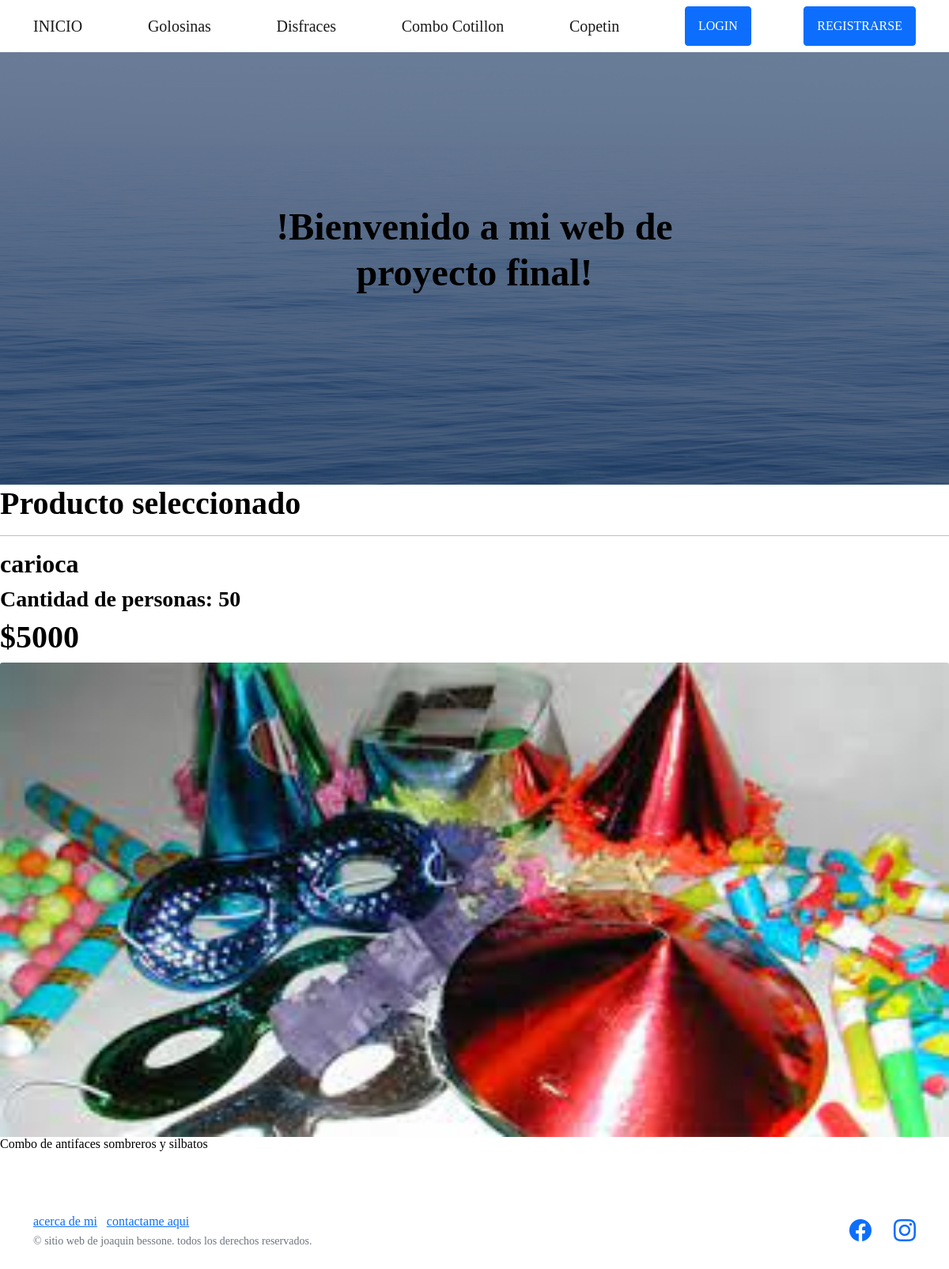
/app-proyecto-final/combo-unica/2, run on the app's committed database.
### App_Proyecto_final/models.py (models this page shows, shortened)
class ComboCotillon(models.Model):
    user = models.ForeignKey(User,on_delete=models.CASCADE)
    nombre = models.CharField( max_length=50)
    cantidad_personas = models.IntegerField()
    imagen = models.ImageField(upload_to='golosinass',blank=True, null=True)
    precio =  models.CharField( max_length=50)
    descripcion = models.CharField( max_length=50)

### App_Proyecto_final/views.py (the view)
# urls.py: path('combo-unica/<int:id>', combo_unica,name='combo-unica'),
def combo_unica(request, id):
    combo = ComboCotillon.objects.get(id=id)
    return render(request, "combo_unica.html",{"combo":combo,"id":combo.id})

### App_Proyecto_final/templates/combo_unica.html
{% extends 'padre.html' %}
{% load static %}
{% block bloqueQueCambia %}
    <h1>Producto seleccionado</h1>
    <hr>
    <h2>{{combo.nombre}}</h2>
    <h3>Cantidad de personas: {{combo.cantidad_personas}}</h3>
    <h1>{{combo.precio}}</h1>
    <img src="/media/{{combo.imagen}}"  height="600" class="card-img-top" alt="golosinass"/>
    <p>{{combo.descripcion}}</p>
{% endblock bloqueQueCambia %}

### data on the page
ComboCotillon: nombre "carioca", cantidad_personas "50", precio "$5000", imagen (picture), descripcion "Combo de antifaces sombreros y silbatos"
